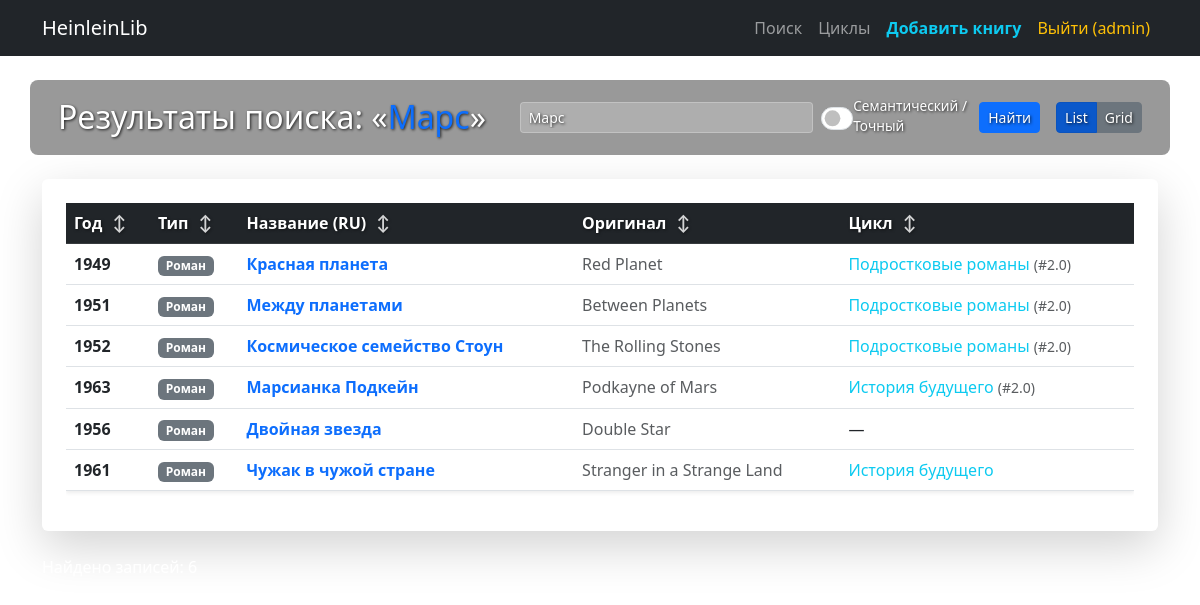
/search?q=Марс&mode=sql (signed in), run on the app's committed database.
### app.py (models this page shows, shortened)
class User(UserMixin, db.Model):
    id = db.Column(db.Integer, primary_key=True)
    username = db.Column(db.String(100), unique=True, nullable=False)
    password_hash = db.Column(db.String(200), nullable=False)

class Keyword(db.Model):
    __tablename__ = 'keywords'
    id = db.Column(db.Integer, primary_key=True)
    name = db.Column(db.String(50), unique=True, nullable=False)

class Work(db.Model):
    __tablename__ = 'works'
    id = db.Column(db.Integer, primary_key=True)
    title_ru = db.Column(db.String(255), nullable=False)
    title_original = db.Column(db.String(255))
    publication_year = db.Column(db.Integer)
    work_type = db.Column(db.String(50))
    description = db.Column(db.Text)
    cycle_id = db.Column(db.Integer, db.ForeignKey('cycles.id'))
    cycle_order = db.Column(db.Float)
    publisher_id = db.Column(db.Integer, db.ForeignKey('publishers.id'))
    adaptations = db.relationship('Adaptation', backref='work', lazy=True)
    keywords = db.relationship('Keyword', secondary=work_keywords, lazy='subquery',
        backref=db.backref('works', lazy=True))
    vector_json = db.Column(db.Text, nullable=True)

### app.py (the view)
@app.route('/search')
def search():
    query_text = request.args.get('q', '').strip()
    search_mode = request.args.get('mode', 'ml').lower()
    threshold = 0.45
    if not query_text:
        return redirect(url_for('index', mode=search_mode))
    current_model = load_ml_model()
    results = []
    model_status = "ok"
    if search_mode == 'ml':
        works_with_vectors = Work.query.filter(Work.vector_json.isnot(None)).all()
        if current_model and works_with_vectors:
            try:
                query_vector = current_model.encode([query_text])[0]
                db_vectors = []
                valid_works = []
                for work in works_with_vectors:
                    try:
                        vec = json.loads(work.vector_json)
                        db_vectors.append(vec)
                        valid_works.append(work)
                    except: continue
                if db_vectors:
                    scores = cosine_similarity([query_vector], db_vectors)[0]
                    for work, score in zip(valid_works, scores):
                        if score >= threshold:
                            work.similarity_score = round(score * 100, 1)
                            results.append(work)
                    results.sort(key=lambda x: x.similarity_score, reverse=True)
            except Exception as e:
                model_status = "error"
        else:
             if not current_model: model_status = "error"
    elif search_mode == 'sql':
        search_pattern = f"%{query_text}%"
        search_condition = or_(
            Work.title_ru.ilike(search_pattern),
            Work.title_original.ilike(search_pattern),
            Work.description.ilike(search_pattern),
            db.cast(Work.publication_year, db.String).ilike(search_pattern),
            Cycle.title_ru.ilike(search_pattern),
            Keyword.name.ilike(search_pattern)
        )
        results = Work.query.outerjoin(Cycle).outerjoin(work_keywords).outerjoin(Keyword).filter(search_condition).distinct().all()
        for r in results: r.similarity_score = 0
        model_status = "ok"
    else:
        model_status = "unknown_mode"
    works_by_cycle = defaultdict(list)
    for r in results:
        r.cycle_title = r.cycle.title_ru if r.cycle else None
        works_by_cycle[r.cycle_title].append(r)
    grouped_works = [
        {'cycle_title': title, 'works': works}
        for title, works in works_by_cycle.items()
    ]
    grouped_works.sort(key=lambda x: (x['cycle_title'] is None, x['cycle_title'] or ''))
    return render_template('search_results.html',
                           works=results,
                           grouped_works=grouped_works,
                           query=query_text,
                           search_mode=search_mode,
                           model_status=model_status)

### app.py (called while the page is built)
@event.listens_for(Engine, "connect")
def set_sqlite_pragma(dbapi_connection, connection_record):
    dbapi_connection.create_function("lower", 1, lambda s: s.lower() if s else None)

@login_manager.user_loader
def load_user(user_id):
    return User.query.get(int(user_id))

### templates/search_results.html (shortened to what this page needs)
{% extends 'base.html' %}
{% block content %}
<div class="row align-items-center mb-4 search-header-container">
    <div class="col-12 col-md-5">
        <h2 class="mb-2 mb-md-0 text-white">Результаты поиска: «<span class="text-primary">{{ query }}</span>»</h2>
    </div>
    <div class="col-12 col-md-7 d-flex justify-content-end align-items-center gap-3">
        <form id="searchForm" action="{{ url_for('search') }}" method="get" class="d-flex flex-grow-1 align-items-center gap-2">
            <input type="text" name="q" class="form-control form-control-sm" placeholder="Новый поиск..." value="{{ query }}" required>
            <div class="form-check form-switch d-flex align-items-center">
                <input class="form-check-input" type="checkbox" id="searchModeResults" {% if search_mode == 'ml' %}checked{% endif %}>
                <label class="form-check-label text-white" for="searchModeResults">Семантический / Точный</label>
            </div>
            <button type="submit" class="btn btn-primary btn-sm">Найти</button>
        </form>
        <div class="btn-group" role="group">
            <button type="button" class="btn btn-secondary btn-sm" id="tableViewBtn" onclick="setView('table')">List</button>
            <button type="button" class="btn btn-secondary btn-sm" id="cardViewBtn" onclick="setView('card')">Grid</button>
        </div>
    </div>
</div>
{% if works %}
    <div id="tableView" style="display: none;" class="bg-white rounded shadow-lg p-4 mb-3">
        <div class="table-responsive">
            <table class="table table-hover align-middle shadow-sm" id="resultsTable">
                <thead class="table-dark">
                    <tr>
                        {% macro sort_link(col, label) %}
                            {% set order = 'desc' if current_sort_by == col and current_sort_dir == 'asc' else 'asc' %}
                            <th scope="col">
                                <a href="#" class="sortable-header {% if current_sort_by == col %}fw-bold{% endif %}"
                                   onclick="sortColumn('{{ col }}', '{{ order }}'); return false;">
                                    {{ label }}
                                    <span class="sort-icon">
                                        {% if current_sort_by == col %}
                                            {% if current_sort_dir == 'asc' %}▲{% else %}▼{% endif %}
                                        {% else %}↕{% endif %}
                                    </span>
                                </a>
                            </th>
                        {% endmacro %}
                        {{ sort_link('year', 'Год') }}
                        {{ sort_link('type', 'Тип') }}
                        {{ sort_link('title_ru', 'Название (RU)') }}
                        {{ sort_link('title_original', 'Оригинал') }}
                        {{ sort_link('cycle', 'Цикл') }}
                    </tr>
                </thead>
                <tbody>
                    {% for work in works %}
                    <tr>
                        <td class="fw-bold">{{ work.publication_year }}</td>
                        <td><span class="badge bg-secondary">{{ work.work_type }}</span></td>
                        <td>
                            <a href="{{ url_for('work_detail', work_id=work.id) }}" class="fw-bold text-decoration-none">
                                {{ work.title_ru }}
                            </a>
                        </td>
                        <td class="text-muted">{{ work.title_original or '' }}</td>
                        <td>
                            {% if work.cycle_title %}
                                <span class="text-info">{{ work.cycle_title }}</span>
                                {% if work.cycle_order %}
                                    <small class="text-muted">(#{{ work.cycle_order }})</small>
                                {% endif %}
                            {% else %}—{% endif %}
                        </td>
                    </tr>
                    {% endfor %}
                </tbody>
            </table>
        </div>
    </div>
    <p class="text-white mt-4 text-shadow-sm">Найдено записей: {{ works|length }}</p>
{% endif %}
{% endblock %}

### templates/base.html (shortened to what this page needs)
<!DOCTYPE html>
<html lang="ru">
<head>
    <link href="https://cdn.jsdelivr.net/npm/bootstrap@5.3.0/dist/css/bootstrap.min.css" rel="stylesheet">
</head>
<body>
    <nav class="navbar navbar-expand-lg navbar-dark bg-dark mb-4">
        <div class="container">
            <a class="navbar-brand" href="{{ url_for('index') }}">HeinleinLib</a>
            <div class="navbar-nav ms-auto">
                <a class="nav-link" href="{{ url_for('index') }}">Поиск</a>
                <a class="nav-link" href="{{ url_for('cycles') }}">Циклы</a>
                {% if current_user.is_authenticated %}
                    <a class="nav-link fw-bold text-info" href="{{ url_for('add_work') }}">Добавить книгу</a>
                    <a class="nav-link text-warning" href="{{ url_for('logout') }}">Выйти ({{ current_user.username }})</a>
                {% else %}
                    <a class="nav-link" href="{{ url_for('login') }}">Войти</a>
                {% endif %}
            </div>
        </div>
    </nav>
    <div class="container">
        {% block content %}{% endblock %}
    </div>
</body>
</html>

### data on the page
User: username "admin"
Keyword: name "Марс"
Work: publication_year "1949", work_type "Роман", title_ru "Красная планета", title_original "Red Planet", cycle_title "Подростковые романы", cycle_order "2.0"
Work: publication_year "1951", work_type "Роман", title_ru "Между планетами", title_original "Between Planets", cycle_title "Подростковые романы", cycle_order "2.0"
Work: publication_year "1952", work_type "Роман", title_ru "Космическое семейство Стоун", title_original "The Rolling Stones", cycle_title "Подростковые романы", cycle_order "2.0"
Work: publication_year "1963", work_type "Роман", title_ru "Марсианка Подкейн", title_original "Podkayne of Mars", cycle_title "История будущего", cycle_order "2.0"
Work: publication_year "1956", work_type "Роман", title_ru "Двойная звезда", title_original "Double Star"
Work: publication_year "1961", work_type "Роман", title_ru "Чужак в чужой стране", title_original "Stranger in a Strange Land", cycle_title "История будущего"

### other printed values
{{ label }} "Год Тип Название (RU) Оригинал Цикл"
